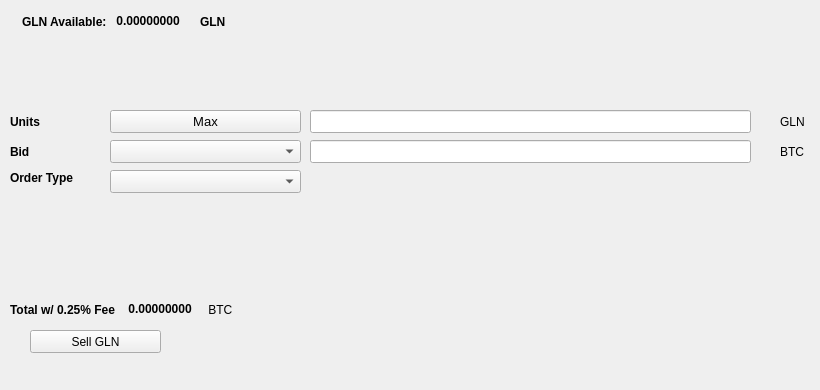
   <widget class="QWidget" name="SellTab">
    <attribute name="title">
     <string>Sell</string>
    </attribute>
    <widget class="QLabel" name="label_16">
     <property name="geometry">
      <rect>
       <x>780</x>
       <y>140</y>
       <width>31</width>
       <height>23</height>
      </rect>
     </property>
     <property name="text">
      <string>BTC</string>
     </property>
    </widget>
    <widget class="QComboBox" name="SellBidcomboBox">
     <property name="geometry">
      <rect>
       <x>110</x>
       <y>140</y>
       <width>191</width>
       <height>23</height>
      </rect>
     </property>
     <property name="font">
      <font>
       <pointsize>10</pointsize>
      </font>
     </property>
    </widget>
    <widget class="QLabel" name="label_18">
     <property name="geometry">
      <rect>
       <x>10</x>
       <y>110</y>
       <width>46</width>
       <height>23</height>
      </rect>
     </property>
     <property name="font">
      <font>
       <weight>75</weight>
       <bold>true</bold>
      </font>
     </property>
     <property name="text">
      <string>Units</string>
     </property>
    </widget>
    <widget class="QPushButton" name="Sell_Max_Amount">
     <property name="geometry">
      <rect>
       <x>110</x>
       <y>110</y>
       <width>191</width>
       <height>23</height>
      </rect>
     </property>
     <property name="font">
      <font>
       <pointsize>10</pointsize>
      </font>
     </property>
     <property name="text">
      <string>Max</string>
     </property>
    </widget>
    <widget class="QLabel" name="label_20">
     <property name="geometry">
      <rect>
       <x>10</x>
       <y>170</y>
       <width>91</width>
       <height>16</height>
      </rect>
     </property>
     <property name="font">
      <font>
       <weight>75</weight>
       <bold>true</bold>
      </font>
     </property>
     <property name="text">
      <string>Order Type</string>
     </property>
    </widget>
    <widget class="QComboBox" name="SellOrdertypeCombo">
     <property name="geometry">
      <rect>
       <x>110</x>
       <y>170</y>
       <width>191</width>
       <height>23</height>
      </rect>
     </property>
     <property name="font">
      <font>
       <pointsize>10</pointsize>
      </font>
     </property>
    </widget>
    <widget class="QLabel" name="label_21">
     <property name="geometry">
      <rect>
       <x>10</x>
       <y>140</y>
       <width>46</width>
       <height>23</height>
      </rect>
     </property>
     <property name="font">
      <font>
       <weight>75</weight>
       <bold>true</bold>
      </font>
     </property>
     <property name="text">
      <string>Bid</string>
     </property>
    </widget>
    <widget class="QLabel" name="label_22">
     <property name="geometry">
      <rect>
       <x>780</x>
       <y>110</y>
       <width>31</width>
       <height>23</height>
      </rect>
     </property>
     <property name="text">
      <string>GLN</string>
     </property>
    </widget>
    <widget class="QLineEdit" name="UnitsInputGLN">
     <property name="geometry">
      <rect>
       <x>310</x>
       <y>110</y>
       <width>441</width>
       <height>23</height>
      </rect>
     </property>
     <property name="font">
      <font>
       <pointsize>9</pointsize>
       <weight>75</weight>
       <bold>true</bold>
      </font>
     </property>
    </widget>
    <widget class="QLineEdit" name="SellBidPriceEdit">
     <property name="geometry">
      <rect>
       <x>310</x>
       <y>140</y>
       <width>441</width>
       <height>23</height>
      </rect>
     </property>
     <property name="font">
      <font>
       <pointsize>9</pointsize>
       <weight>75</weight>
       <bold>true</bold>
      </font>
     </property>
    </widget>
    <widget class="QPushButton" name="SellGLNBTN">
     <property name="geometry">
      <rect>
       <x>30</x>
       <y>330</y>
       <width>131</width>
       <height>23</height>
      </rect>
     </property>
     <property name="text">
      <string>Sell GLN</string>
     </property>
     <property name="icon">
      <iconset resource="../glyno">
       <normaloff>:/icons/bitcoin</normaloff>:/icons/bitcoin</iconset>
     </property>
    </widget>
    <widget class="QWidget" name="layoutWidget3">
     <property name="geometry">
      <rect>
       <x>22</x>
       <y>12</y>
       <width>258</width>
       <height>19</height>
      </rect>
     </property>
     <layout class="QHBoxLayout" name="horizontalLayout">
      <item>
       <widget class="QLabel" name="label232_2">
        <property name="font">
         <font>
          <weight>75</weight>
          <bold>true</bold>
         </font>
        </property>
        <property name="text">
         <string>GLN Available:</string>
        </property>
       </widget>
      </item>
      <item>
       <widget class="QLabel" name="GLNAvailableLabel">
        <property name="palette">
         <palette>
          <active>
           <colorrole role="WindowText">
            <brush brushstyle="SolidPattern">
             <color alpha="255">
              <red>0</red>
              <green>0</green>
              <blue>0</blue>
             </color>
            </brush>
           </colorrole>
           <colorrole role="Button">
            <brush brushstyle="SolidPattern">
             <color alpha="255">
              <red>0</red>
              <green>170</green>
              <blue>0</blue>
             </color>
            </brush>
           </colorrole>
           <colorrole role="Light">
            <brush brushstyle="SolidPattern">
             <color alpha="255">
              <red>0</red>
              <green>255</green>
              <blue>0</blue>
             </color>
            </brush>
           </colorrole>
           <colorrole role="Midlight">
            <brush brushstyle="SolidPattern">
             <color alpha="255">
              <red>0</red>
              <green>212</green>
              <blue>0</blue>
             </color>
            </brush>
           </colorrole>
           <colorrole role="Dark">
            <brush brushstyle="SolidPattern">
             <color alpha="255">
              <red>0</red>
              <green>85</green>
              <blue>0</blue>
             </color>
            </brush>
           </colorrole>
           <colorrole role="Mid">
            <brush brushstyle="SolidPattern">
             <color alpha="255">
              <red>0</red>
              <green>113</green>
              <blue>0</blue>
             </color>
            </brush>
           </colorrole>
           <colorrole role="Text">
            <brush brushstyle="SolidPattern">
             <color alpha="255">
              <red>0</red>
              <green>170</green>
              <blue>0</blue>
             </color>
            </brush>
           </colorrole>
           <colorrole role="BrightText">
            <brush brushstyle="SolidPattern">
             <color alpha="255">
              <red>255</red>
              <green>255</green>
              <blue>255</blue>
             </color>
            </brush>
           </colorrole>
           <colorrole role="ButtonText">
            <brush brushstyle="SolidPattern">
             <color alpha="255">
              <red>0</red>
              <green>0</green>
              <blue>0</blue>
             </color>
            </brush>
           </colorrole>
           <colorrole role="Base">
            <brush brushstyle="SolidPattern">
             <color alpha="255">
              <red>255</red>
              <green>255</green>
              <blue>255</blue>
             </color>
            </brush>
           </colorrole>
           <colorrole role="Window">
            <brush brushstyle="SolidPattern">
             <color alpha="255">
              <red>0</red>
              <green>170</green>
              <blue>0</blue>
             </color>
            </brush>
           </colorrole>
           <colorrole role="Shadow">
            <brush brushstyle="SolidPattern">
             <color alpha="255">
              <red>0</red>
              <green>0</green>
              <blue>0</blue>
             </color>
            </brush>
           </colorrole>
           <colorrole role="AlternateBase">
            <brush brushstyle="SolidPattern">
             <color alpha="255">
              <red>127</red>
              <green>212</green>
              <blue>127</blue>
             </color>
            </brush>
           </colorrole>
           <colorrole role="ToolTipBase">
            <brush brushstyle="SolidPattern">
             <color alpha="255">
              <red>255</red>
              <green>255</green>
              <blue>220</blue>
             </color>
            </brush>
           </colorrole>
           <colorrole role="ToolTipText">
            <brush brushstyle="SolidPattern">
             <color alpha="255">
              <red>0</red>
              <green>0</green>
              <blue>0</blue>
             </color>
            </brush>
           </colorrole>
          </active>
          <inactive>
           <colorrole role="WindowText">
            <brush brushstyle="SolidPattern">
             <color alpha="255">
              <red>0</red>
              <green>0</green>
              <blue>0</blue>
             </color>
            </brush>
           </colorrole>
           <colorrole role="Button">
            <brush brushstyle="SolidPattern">
             <color alpha="255">
              <red>0</red>
              <green>170</green>
              <blue>0</blue>
             </color>
            </brush>
           </colorrole>
           <colorrole role="Light">
            <brush brushstyle="SolidPattern">
             <color alpha="255">
              <red>0</red>
              <green>255</green>
              <blue>0</blue>
             </color>
            </brush>
           </colorrole>
           <colorrole role="Midlight">
            <brush brushstyle="SolidPattern">
             <color alpha="255">
              <red>0</red>
              <green>212</green>
              <blue>0</blue>
             </color>
            </brush>
           </colorrole>
           <colorrole role="Dark">
            <brush brushstyle="SolidPattern">
             <color alpha="255">
              <red>0</red>
              <green>85</green>
              <blue>0</blue>
             </color>
            </brush>
           </colorrole>
           <colorrole role="Mid">
            <brush brushstyle="SolidPattern">
             <color alpha="255">
              <red>0</red>
              <green>113</green>
              <blue>0</blue>
             </color>
            </brush>
           </colorrole>
           <colorrole role="Text">
            <brush brushstyle="SolidPattern">
             <color alpha="255">
              <red>0</red>
              <green>170</green>
              <blue>0</blue>
             </color>
            </brush>
           </colorrole>
           <colorrole role="BrightText">
            <brush brushstyle="SolidPattern">
             <color alpha="255">
              <red>255</red>
              <green>255</green>
              <blue>255</blue>
             </color>
            </brush>
           </colorrole>
           <colorrole role="ButtonText">
            <brush brushstyle="SolidPattern">
             <color alpha="255">
              <red>0</red>
              <green>0</green>
              <blue>0</blue>
             </color>
            </brush>
           </colorrole>
           <colorrole role="Base">
            <brush brushstyle="SolidPattern">
             <color alpha="255">
              <red>255</red>
              <green>255</green>
              <blue>255</blue>
             </color>
            </brush>
           </colorrole>
           <colorrole role="Window">
            <brush brushstyle="SolidPattern">
             <color alpha="255">
              <red>0</red>
              <green>170</green>
              <blue>0</blue>
             </color>
            </brush>
           </colorrole>
           <colorrole role="Shadow">
            <brush brushstyle="SolidPattern">
             <color alpha="255">
              <red>0</red>
              <green>0</green>
              <blue>0</blue>
             </color>
            </brush>
           </colorrole>
           <colorrole role="AlternateBase">
            <brush brushstyle="SolidPattern">
             <color alpha="255">
              <red>127</red>
              <green>212</green>
              <blue>127</blue>
             </color>
            </brush>
           </colorrole>
           <colorrole role="ToolTipBase">
            <brush brushstyle="SolidPattern">
             <color alpha="255">
              <red>255</red>
              <green>255</green>
              <blue>220</blue>
             </color>
            </brush>
           </colorrole>
           <colorrole role="ToolTipText">
            <brush brushstyle="SolidPattern">
             <color alpha="255">
              <red>0</red>
              <green>0</green>
              <blue>0</blue>
             </color>
            </brush>
           </colorrole>
          </inactive>
          <disabled>
           <colorrole role="WindowText">
            <brush brushstyle="SolidPattern">
             <color alpha="255">
              <red>0</red>
              <green>85</green>
              <blue>0</blue>
             </color>
            </brush>
           </colorrole>
           <colorrole role="Button">
            <brush brushstyle="SolidPattern">
             <color alpha="255">
              <red>0</red>
              <green>170</green>
              <blue>0</blue>
             </color>
            </brush>
           </colorrole>
           <colorrole role="Light">
            <brush brushstyle="SolidPattern">
             <color alpha="255">
              <red>0</red>
              <green>255</green>
              <blue>0</blue>
             </color>
            </brush>
           </colorrole>
           <colorrole role="Midlight">
            <brush brushstyle="SolidPattern">
             <color alpha="255">
              <red>0</red>
              <green>212</green>
              <blue>0</blue>
             </color>
            </brush>
           </colorrole>
           <colorrole role="Dark">
            <brush brushstyle="SolidPattern">
             <color alpha="255">
              <red>0</red>
              <green>85</green>
              <blue>0</blue>
             </color>
            </brush>
           </colorrole>
           <colorrole role="Mid">
            <brush brushstyle="SolidPattern">
             <color alpha="255">
              <red>0</red>
              <green>113</green>
              <blue>0</blue>
             </color>
            </brush>
           </colorrole>
           <colorrole role="Text">
            <brush brushstyle="SolidPattern">
             <color alpha="255">
              <red>0</red>
              <green>85</green>
              <blue>0</blue>
             </color>
            </brush>
           </colorrole>
           <colorrole role="BrightText">
            <brush brushstyle="SolidPattern">
             <color alpha="255">
              <red>255</red>
              <green>255</green>
              <blue>255</blue>
             </color>
            </brush>
           </colorrole>
           <colorrole role="ButtonText">
            <brush brushstyle="SolidPattern">
             <color alpha="255">
              <red>0</red>
              <green>85</green>
              <blue>0</blue>
             </color>
            </brush>
           </colorrole>
           <colorrole role="Base">
            <brush brushstyle="SolidPattern">
             <color alpha="255">
              <red>0</red>
              <green>170</green>
              <blue>0</blue>
             </color>
            </brush>
           </colorrole>
           <colorrole role="Window">
            <brush brushstyle="SolidPattern">
             <color alpha="255">
              <red>0</red>
              <green>170</green>
              <blue>0</blue>
             </color>
            </brush>
           </colorrole>
           <colorrole role="Shadow">
            <brush brushstyle="SolidPattern">
             <color alpha="255">
              <red>0</red>
              <green>0</green>
              <blue>0</blue>
             </color>
            </brush>
           </colorrole>
           <colorrole role="AlternateBase">
            <brush brushstyle="SolidPattern">
             <color alpha="255">
              <red>0</red>
              <green>170</green>
              <blue>0</blue>
             </color>
            </brush>
           </colorrole>
           <colorrole role="ToolTipBase">
            <brush brushstyle="SolidPattern">
             <color alpha="255">
              <red>255</red>
              <green>255</green>
              <blue>220</blue>
             </color>
            </brush>
           </colorrole>
           <colorrole role="ToolTipText">
            <brush brushstyle="SolidPattern">
             <color alpha="255">
              <red>0</red>
              <green>0</green>
              <blue>0</blue>
             </color>
            </brush>
           </colorrole>
          </disabled>
         </palette>
        </property>
        <property name="font">
         <font>
          <weight>75</weight>
          <bold>true</bold>
         </font>
        </property>
        <property name="text">
         <string> 0.00000000 </string>
        </property>
        <property name="textInteractionFlags">
         <set>Qt::LinksAccessibleByMouse|Qt::TextSelectableByKeyboard|Qt::TextSelectableByMouse</set>
        </property>
       </widget>
      </item>
      <item>
       <widget class="QLabel" name="labelGLN">
        <property name="font">
         <font>
          <weight>75</weight>
          <bold>true</bold>
         </font>
        </property>
        <property name="text">
         <string>GLN</string>
        </property>
       </widget>
      </item>
     </layout>
    </widget>
    <widget class="QWidget" name="layoutWidget">
     <property name="geometry">
      <rect>
       <x>10</x>
       <y>300</y>
       <width>268</width>
       <height>19</height>
      </rect>
     </property>
     <layout class="QHBoxLayout" name="horizontalLayout_2">
      <item>
       <widget class="QLabel" name="label_19">
        <property name="font">
         <font>
          <weight>75</weight>
          <bold>true</bold>
         </font>
        </property>
        <property name="text">
         <string>Total w/ 0.25% Fee </string>
        </property>
       </widget>
      </item>
      <item>
       <widget class="QLabel" name="SellCostLabel">
        <property name="palette">
         <palette>
          <active>
           <colorrole role="WindowText">
            <brush brushstyle="SolidPattern">
             <color alpha="255">
              <red>0</red>
              <green>0</green>
              <blue>0</blue>
             </color>
            </brush>
           </colorrole>
           <colorrole role="Button">
            <brush brushstyle="SolidPattern">
             <color alpha="255">
              <red>0</red>
              <green>170</green>
              <blue>0</blue>
             </color>
            </brush>
           </colorrole>
           <colorrole role="Light">
            <brush brushstyle="SolidPattern">
             <color alpha="255">
              <red>0</red>
              <green>255</green>
              <blue>0</blue>
             </color>
            </brush>
           </colorrole>
           <colorrole role="Midlight">
            <brush brushstyle="SolidPattern">
             <color alpha="255">
              <red>0</red>
              <green>212</green>
              <blue>0</blue>
             </color>
            </brush>
           </colorrole>
           <colorrole role="Dark">
            <brush brushstyle="SolidPattern">
             <color alpha="255">
              <red>0</red>
              <green>85</green>
              <blue>0</blue>
             </color>
            </brush>
           </colorrole>
           <colorrole role="Mid">
            <brush brushstyle="SolidPattern">
             <color alpha="255">
              <red>0</red>
              <green>113</green>
              <blue>0</blue>
             </color>
            </brush>
           </colorrole>
           <colorrole role="Text">
            <brush brushstyle="SolidPattern">
             <color alpha="255">
              <red>0</red>
              <green>170</green>
              <blue>0</blue>
             </color>
            </brush>
           </colorrole>
           <colorrole role="BrightText">
            <brush brushstyle="SolidPattern">
             <color alpha="255">
              <red>255</red>
              <green>255</green>
              <blue>255</blue>
             </color>
            </brush>
           </colorrole>
           <colorrole role="ButtonText">
            <brush brushstyle="SolidPattern">
             <color alpha="255">
              <red>0</red>
              <green>0</green>
              <blue>0</blue>
             </color>
            </brush>
           </colorrole>
           <colorrole role="Base">
            <brush brushstyle="SolidPattern">
             <color alpha="255">
              <red>255</red>
              <green>255</green>
              <blue>255</blue>
             </color>
            </brush>
           </colorrole>
           <colorrole role="Window">
            <brush brushstyle="SolidPattern">
             <color alpha="255">
              <red>0</red>
              <green>170</green>
              <blue>0</blue>
             </color>
            </brush>
           </colorrole>
           <colorrole role="Shadow">
            <brush brushstyle="SolidPattern">
             <color alpha="255">
              <red>0</red>
              <green>0</green>
              <blue>0</blue>
             </color>
            </brush>
           </colorrole>
           <colorrole role="AlternateBase">
            <brush brushstyle="SolidPattern">
             <color alpha="255">
              <red>127</red>
              <green>212</green>
              <blue>127</blue>
             </color>
            </brush>
           </colorrole>
           <colorrole role="ToolTipBase">
            <brush brushstyle="SolidPattern">
             <color alpha="255">
              <red>255</red>
              <green>255</green>
              <blue>220</blue>
             </color>
            </brush>
           </colorrole>
           <colorrole role="ToolTipText">
            <brush brushstyle="SolidPattern">
             <color alpha="255">
              <red>0</red>
              <green>0</green>
              <blue>0</blue>
             </color>
            </brush>
           </colorrole>
          </active>
          <inactive>
           <colorrole role="WindowText">
            <brush brushstyle="SolidPattern">
             <color alpha="255">
              <red>0</red>
              <green>0</green>
              <blue>0</blue>
             </color>
            </brush>
           </colorrole>
           <colorrole role="Button">
            <brush brushstyle="SolidPattern">
             <color alpha="255">
              <red>0</red>
              <green>170</green>
              <blue>0</blue>
             </color>
            </brush>
           </colorrole>
           <colorrole role="Light">
            <brush brushstyle="SolidPattern">
             <color alpha="255">
              <red>0</red>
              <green>255</green>
              <blue>0</blue>
             </color>
            </brush>
           </colorrole>
           <colorrole role="Midlight">
            <brush brushstyle="SolidPattern">
             <color alpha="255">
              <red>0</red>
              <green>212</green>
              <blue>0</blue>
             </color>
            </brush>
           </colorrole>
           <colorrole role="Dark">
            <brush brushstyle="SolidPattern">
             <color alpha="255">
              <red>0</red>
              <green>85</green>
              <blue>0</blue>
             </color>
            </brush>
           </colorrole>
           <colorrole role="Mid">
            <brush brushstyle="SolidPattern">
             <color alpha="255">
              <red>0</red>
              <green>113</green>
              <blue>0</blue>
             </color>
            </brush>
           </colorrole>
           <colorrole role="Text">
            <brush brushstyle="SolidPattern">
             <color alpha="255">
              <red>0</red>
              <green>170</green>
              <blue>0</blue>
             </color>
            </brush>
           </colorrole>
           <colorrole role="BrightText">
            <brush brushstyle="SolidPattern">
             <color alpha="255">
              <red>255</red>
              <green>255</green>
              <blue>255</blue>
             </color>
            </brush>
           </colorrole>
           <colorrole role="ButtonText">
            <brush brushstyle="SolidPattern">
             <color alpha="255">
              <red>0</red>
              <green>0</green>
              <blue>0</blue>
             </color>
            </brush>
           </colorrole>
           <colorrole role="Base">
            <brush brushstyle="SolidPattern">
             <color alpha="255">
              <red>255</red>
              <green>255</green>
              <blue>255</blue>
             </color>
            </brush>
           </colorrole>
           <colorrole role="Window">
            <brush brushstyle="SolidPattern">
             <color alpha="255">
              <red>0</red>
              <green>170</green>
              <blue>0</blue>
             </color>
            </brush>
           </colorrole>
           <colorrole role="Shadow">
            <brush brushstyle="SolidPattern">
             <color alpha="255">
              <red>0</red>
              <green>0</green>
              <blue>0</blue>
             </color>
            </brush>
           </colorrole>
           <colorrole role="AlternateBase">
            <brush brushstyle="SolidPattern">
             <color alpha="255">
              <red>127</red>
              <green>212</green>
              <blue>127</blue>
             </color>
            </brush>
           </colorrole>
           <colorrole role="ToolTipBase">
            <brush brushstyle="SolidPattern">
             <color alpha="255">
              <red>255</red>
              <green>255</green>
              <blue>220</blue>
             </color>
            </brush>
           </colorrole>
           <colorrole role="ToolTipText">
            <brush brushstyle="SolidPattern">
             <color alpha="255">
              <red>0</red>
              <green>0</green>
              <blue>0</blue>
             </color>
            </brush>
           </colorrole>
          </inactive>
          <disabled>
           <colorrole role="WindowText">
            <brush brushstyle="SolidPattern">
             <color alpha="255">
              <red>0</red>
              <green>85</green>
              <blue>0</blue>
             </color>
            </brush>
           </colorrole>
           <colorrole role="Button">
            <brush brushstyle="SolidPattern">
             <color alpha="255">
              <red>0</red>
              <green>170</green>
              <blue>0</blue>
             </color>
            </brush>
           </colorrole>
           <colorrole role="Light">
            <brush brushstyle="SolidPattern">
             <color alpha="255">
              <red>0</red>
              <green>255</green>
              <blue>0</blue>
             </color>
            </brush>
           </colorrole>
           <colorrole role="Midlight">
            <brush brushstyle="SolidPattern">
             <color alpha="255">
              <red>0</red>
              <green>212</green>
              <blue>0</blue>
             </color>
            </brush>
           </colorrole>
           <colorrole role="Dark">
            <brush brushstyle="SolidPattern">
             <color alpha="255">
              <red>0</red>
              <green>85</green>
              <blue>0</blue>
             </color>
            </brush>
           </colorrole>
           <colorrole role="Mid">
            <brush brushstyle="SolidPattern">
             <color alpha="255">
              <red>0</red>
              <green>113</green>
              <blue>0</blue>
             </color>
            </brush>
           </colorrole>
           <colorrole role="Text">
            <brush brushstyle="SolidPattern">
             <color alpha="255">
              <red>0</red>
              <green>85</green>
              <blue>0</blue>
             </color>
            </brush>
           </colorrole>
           <colorrole role="BrightText">
            <brush brushstyle="SolidPattern">
             <color alpha="255">
              <red>255</red>
              <green>255</green>
              <blue>255</blue>
             </color>
            </brush>
           </colorrole>
           <colorrole role="ButtonText">
            <brush brushstyle="SolidPattern">
             <color alpha="255">
              <red>0</red>
              <green>85</green>
              <blue>0</blue>
             </color>
            </brush>
           </colorrole>
           <colorrole role="Base">
            <brush brushstyle="SolidPattern">
             <color alpha="255">
              <red>0</red>
              <green>170</green>
              <blue>0</blue>
             </color>
            </brush>
           </colorrole>
           <colorrole role="Window">
            <brush brushstyle="SolidPattern">
             <color alpha="255">
              <red>0</red>
              <green>170</green>
              <blue>0</blue>
             </color>
            </brush>
           </colorrole>
           <colorrole role="Shadow">
            <brush brushstyle="SolidPattern">
             <color alpha="255">
              <red>0</red>
              <green>0</green>
              <blue>0</blue>
             </color>
            </brush>
           </colorrole>
           <colorrole role="AlternateBase">
            <brush brushstyle="SolidPattern">
             <color alpha="255">
              <red>0</red>
              <green>170</green>
              <blue>0</blue>
             </color>
            </brush>
           </colorrole>
           <colorrole role="ToolTipBase">
            <brush brushstyle="SolidPattern">
             <color alpha="255">
              <red>255</red>
              <green>255</green>
              <blue>220</blue>
             </color>
            </brush>
           </colorrole>
           <colorrole role="ToolTipText">
            <brush brushstyle="SolidPattern">
             <color alpha="255">
              <red>0</red>
              <green>0</green>
              <blue>0</blue>
             </color>
            </brush>
           </colorrole>
          </disabled>
         </palette>
        </property>
        <property name="font">
         <font>
          <weight>75</weight>
          <bold>true</bold>
         </font>
        </property>
        <property name="autoFillBackground">
         <bool>false</bool>
        </property>
        <property name="text">
         <string> 0.00000000</string>
        </property>
        <property name="textInteractionFlags">
         <set>Qt::LinksAccessibleByMouse|Qt::TextSelectableByMouse</set>
        </property>
       </widget>
      </item>
      <item>
       <widget class="QLabel" name="label_17">
        <property name="font">
         <font>
          <weight>50</weight>
          <bold>false</bold>
         </font>
        </property>
        <property name="text">
         <string> BTC</string>
        </property>
       </widget>
      </item>
     </layout>
    </widget>
    <widget class="QLabel" name="label_23">
     <property name="geometry">
      <rect>
       <x>460</x>
       <y>300</y>
       <width>281</width>
       <height>81</height>
      </rect>
     </property>
     <property name="text">
      <string/>
     </property>
     <property name="pixmap">
      <pixmap>:/images/bittrex</pixmap>
     </property>
    </widget>
   </widget>
